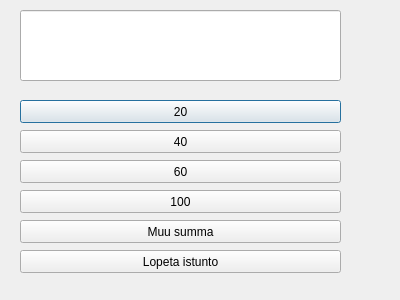
<?xml version="1.0" encoding="UTF-8"?>
<ui version="4.0">
 <class>withdraw</class>
 <widget class="QDialog" name="withdraw">
  <property name="geometry">
   <rect>
    <x>0</x>
    <y>0</y>
    <width>400</width>
    <height>300</height>
   </rect>
  </property>
  <property name="windowTitle">
   <string>Dialog</string>
  </property>
  <widget class="QPushButton" name="pushButton_20">
   <property name="geometry">
    <rect>
     <x>20</x>
     <y>100</y>
     <width>321</width>
     <height>23</height>
    </rect>
   </property>
   <property name="text">
    <string>20</string>
   </property>
  </widget>
  <widget class="QPushButton" name="pushButton_40">
   <property name="geometry">
    <rect>
     <x>20</x>
     <y>130</y>
     <width>321</width>
     <height>23</height>
    </rect>
   </property>
   <property name="text">
    <string>40</string>
   </property>
  </widget>
  <widget class="QPushButton" name="pushButton_60">
   <property name="geometry">
    <rect>
     <x>20</x>
     <y>160</y>
     <width>321</width>
     <height>23</height>
    </rect>
   </property>
   <property name="text">
    <string>60</string>
   </property>
  </widget>
  <widget class="QPushButton" name="pushButton_100">
   <property name="geometry">
    <rect>
     <x>20</x>
     <y>190</y>
     <width>321</width>
     <height>23</height>
    </rect>
   </property>
   <property name="text">
    <string>100</string>
   </property>
  </widget>
  <widget class="QPushButton" name="muuSumma">
   <property name="geometry">
    <rect>
     <x>20</x>
     <y>220</y>
     <width>321</width>
     <height>23</height>
    </rect>
   </property>
   <property name="text">
    <string>Muu summa</string>
   </property>
  </widget>
  <widget class="QPushButton" name="lopetaIstunto">
   <property name="geometry">
    <rect>
     <x>20</x>
     <y>250</y>
     <width>321</width>
     <height>23</height>
    </rect>
   </property>
   <property name="text">
    <string>Lopeta istunto</string>
   </property>
  </widget>
  <widget class="QLineEdit" name="lineEdit">
   <property name="geometry">
    <rect>
     <x>20</x>
     <y>10</y>
     <width>321</width>
     <height>71</height>
    </rect>
   </property>
  </widget>
 </widget>
 <resources/>
 <connections/>
</ui>
